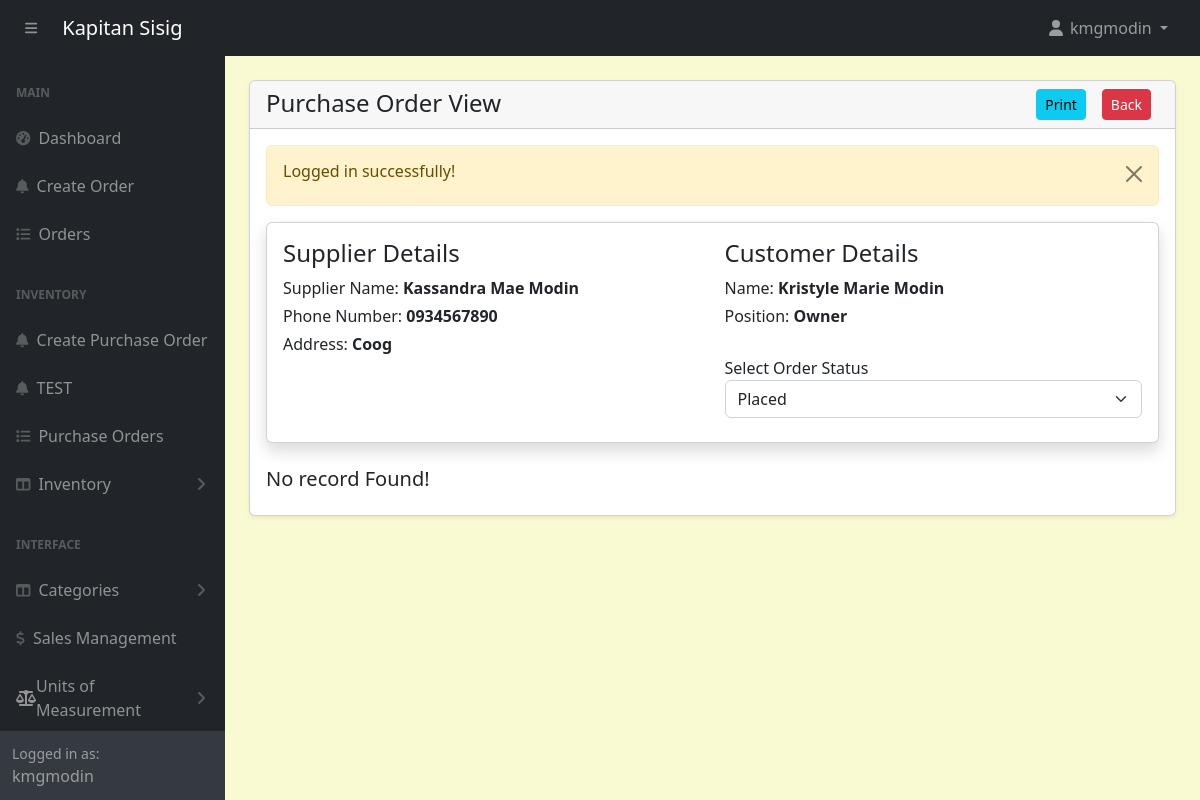
Page /POS-System-KapitanSisig/admin/purchase-order-edit.php?track=000007 (signed in) on the committed database.
### tables this page shows
CREATE TABLE `suppliers` (
  `id` int(11) NOT NULL,
  `firstname` varchar(191) NOT NULL,
  `lastname` varchar(191) NOT NULL,
  `phonenumber` varchar(191) NOT NULL,
  `address` varchar(191) NOT NULL
);

CREATE TABLE `purchaseorders` (
  `id` int(11) NOT NULL,
  `customer_id` int(11) NOT NULL,
  `tracking_no` varchar(100) NOT NULL,
  `invoice_no` varchar(100) NOT NULL,
  `total_amount` varchar(100) NOT NULL,
  `order_date` datetime NOT NULL,
  `order_status` varchar(100) NOT NULL,
  `ingPayment_mode` varchar(100) NOT NULL,
  `order_placed_by_id` varchar(100) NOT NULL,
  `supplierName` varchar(100) NOT NULL
);

### POS-System-KapitanSisig/admin/purchase-order-edit.php (the view, shortened to what this page needs)
<?php include('includes/header.php'); ?>
<div class="container-fluid px-4 pb-4">
    <div class="card mt-4 shadow-sm">
        <div class="card-header">
            <h4 class="mb-0">Purchase Order View
                <a href="purchase-orders.php" class="btn btn-danger mx-2 btn-sm float-end" style="text-decoration: none;">Back</a>
                <a href="purchase-orders-view-print.php?track=<?= $_GET['track'] ?>" class="btn btn-info mx-2 btn-sm float-end">Print</a>
            </h4>
        </div>
        <div class="card-body">
        <form action="purchase-orders-code.php" method="POST" enctype="multipart/form-data">
        <?php
        if(isset($_GET['track'])){
                ?>
                <?php
            $trackingNo = validate($_GET['track']);
            $query = "SELECT po.*
                FROM purchaseOrders po
                WHERE po.tracking_no = '$trackingNo'
                ORDER BY po.id DESC";
            $customerQuery = "SELECT po.*, a.* FROM purchaseOrders po, admins a WHERE
                a.id = po.customer_id AND tracking_no='$trackingNo'
                ORDER BY po.id DESC";
            $orders = mysqli_query($conn, $query);
            $customers = mysqli_query($conn, $customerQuery);
            if($orders){
                if(mysqli_num_rows($orders) > 0){
                    $orderData = mysqli_fetch_assoc($orders);
                    $customerData = mysqli_fetch_assoc($customers);
                    $supplierName = $orderData['supplierName'];
                    $supplier = mysqli_query($conn, "SELECT * FROM suppliers WHERE id = '$supplierName' LIMIT 1");
                    $supplierData = mysqli_fetch_assoc($supplier);
                    ?>
                    <div class="card card-body shadow border-1 mb-4 pb-4">
                        <div class="row">
                            <div class="col-md-6">
                                <h4>Supplier Details</h4>
                                <label class="mb-1">
                                    Supplier Name: <span class="fw-bold"><?= htmlspecialchars($supplierData['firstname'], ENT_QUOTES, 'UTF-8'); ?> <?= htmlspecialchars($supplierData['lastname'], ENT_QUOTES, 'UTF-8'); ?></span>
                                </label>
                                <br/>
                                <label class="mb-1">
                                    Phone Number: <span class="fw-bold"><?= htmlspecialchars($supplierData['phonenumber'], ENT_QUOTES, 'UTF-8'); ?></span>
                                </label>
                                <br/>
                                <label class="mb-1">
                                    Address: <span class="fw-bold"><?= htmlspecialchars($supplierData['address'], ENT_QUOTES, 'UTF-8'); ?></span>
                                </label>
                                <br/>
                                <br/>
                            </div>
                            <div class="col-md-6">
                                <h4>Customer Details</h4>
                                <label class="mb-1">
                                    Name: <span class="fw-bold"><?= htmlspecialchars($customerData['firstname'], ENT_QUOTES, 'UTF-8'); ?> <?= htmlspecialchars($customerData['lastname'], ENT_QUOTES, 'UTF-8'); ?></span>
                                </label>
                                <br/>
                                <label class="mb-1">
                                    Position:
                                    <span class="fw-bold">
                                        <?= $customerData['position'] == 1 ? 'Owner' : 'Employee';?>
                                    </span>
                                </label>
                                <br />
                                <br />
                                <label>Select Order Status</label>
                                    <select id="order_status" name="order_status" class="form-select">
                                        <option value="Placed" <?= $orderData['order_status'] == 'Placed' ? 'selected' : ''; ?>>Placed</option>
                                    </select>
                            </div>
                        </div>
                    </div>
                    <?php
                       $orderItemQuery = "SELECT ii.quantity as orderItemQuantity, ii.price as orderItemPrice, i.name as ingredientName
                       FROM purchaseOrders po
                       JOIN ingredients_items ii ON ii.order_id = po.id
                       JOIN ingredients i ON i.id = ii.ingredient_id
                       WHERE po.tracking_no='$trackingNo'";
                        $orderItemsRes = mysqli_query($conn, $orderItemQuery);
                        if($orderItemsRes){
                            if(mysqli_num_rows($orderItemsRes) > 0){
                                $totalAmount = 0;
                                ?>
                                    <h4 class="my-3">Order Items Details</h4>
                                    <table class="table table-bordered table-striped">
                                        <thead>
                                            <tr>
                                                <th>Ingredient</th>
                                                <th>Price</th>
                                                <th>Quantity</th>
                                                <th>Total</th>
                                            </tr>
                                        </thead>
                                        <tbody>
                                            <?php while($orderItemRow = mysqli_fetch_assoc($orderItemsRes)): ?>
                                                <tr>
                                                    <td width="15%" class="fw-bold text-center">
                                                    <?= $orderItemRow['ingredientName'];?>
                                                    </td>
                                                    <td width="15%" class="fw-bold text-center">
                                                        Php <?= number_format($orderItemRow['orderItemPrice'], 2); ?>
                                                    </td>
                                                    <td width="15%" class="fw-bold text-center">
                                                        <?= $orderItemRow['orderItemQuantity']; ?>
                                                    </td>
                                                    <td width="15%" class="fw-bold text-center">
                                                        Php <?= number_format($orderItemRow['orderItemPrice'] * $orderItemRow['orderItemQuantity'], 2); ?>
                                                    </td>
                                                </tr>
                                                <?php $totalAmount += $orderItemRow['orderItemPrice'] * $orderItemRow['orderItemQuantity']; ?>
                                            <?php endwhile; ?>
                                            <tr>
                                                <td class="text-end fw-bold">Total Price: </td>
                                                <td colspan="3" class="text-end fw-bold">Php <?= number_format($totalAmount, 2); ?></td>
                                            </tr>
                                        </tbody>
                                    </table>
                                <?php
                            }else{
                                echo ' <h5>No record Found!</h5>';
                                return false;
                            }
                        }else{
                            echo ' <h5>No record Found!</h5>';
                            return false;
                        }
                    ?>
                    <?php
                }else{
                    echo ' <h5>No record Found!</h5>';
                    return false;
                }
            }else{
                echo ' <h5>Something Went Wrong!</h5>';
            }
        }
        ?>

### POS-System-KapitanSisig/admin/assets/css/custom.css (style rules this page uses)
body { margin: 0; font-family: system-ui, -apple-system, "Segoe UI", Roboto, "Helvetica Neue", "Noto Sans", "Liberation Sans", Arial, sans-serif; font-size: 1rem; font-weight: 400; line-height: 1.5; color: #212529; text-align: left; background-color: #FAFAD2; -webkit-text-size-adjust: 100%; -webkit-tap-highlight-color: rgba(0, 0, 0, 0); }

### rows in the picture
suppliers: firstname "Kassandra Mae", lastname "Modin", phonenumber "0934567890", address "Coog"
purchaseorders: admins.firstname "Kristyle Marie", admins.lastname "Modin", order_status "Placed"

### other values in the picture
$_SESSION['loggedInUser']['username'] "kmgmodin"
$_SESSION['message'] "Logged in successfully!"
